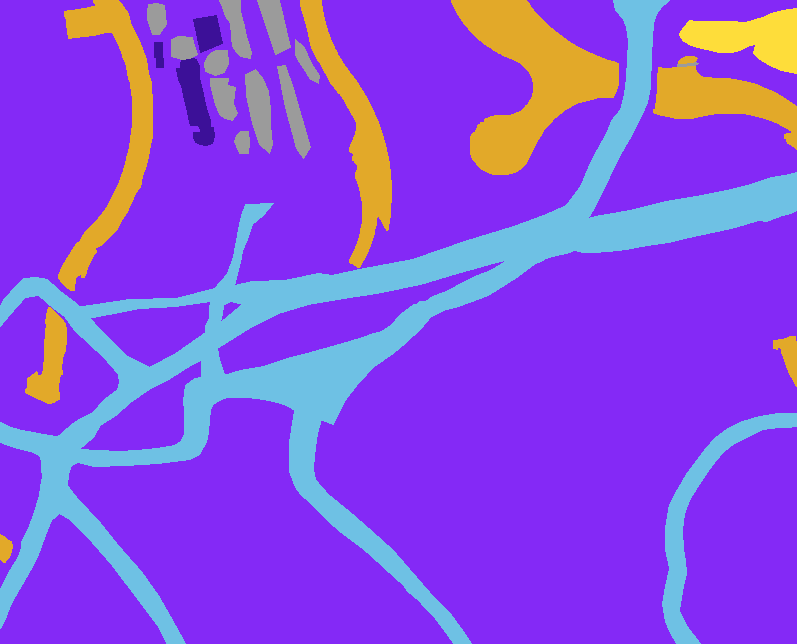
#> input picture 20230215/【D2】迪拜卫星航拍多类别语义分割/【A】数据集预处理/1.png, 797 x 644 px; the run also reads 1 picture not shown here
$ jupyter execute --allow-errors '1.数据集预处理.ipynb'   (shell and % lines are left out)
#> lines starting #> are read from the running program, lines starting #| are printed output that depends on the picture
# 多类别语义分割数据集预处理

同济子豪兄 2023-2-13

## 导入工具包

[cell 1]
import os

import numpy as np
import cv2

from tqdm import tqdm

import matplotlib.pyplot as plt

[cell 2]
os.getcwd()

## 可视化原始语义分割标注图像

[cell 3]
PATH_MASKS = 'masks-old'

[cell 4]
# n行n列可视化
n = 8

# 标注区域透明度
opacity = 0.8

fig, axes = plt.subplots(nrows=n, ncols=n, sharex=True, figsize=(16,16))

#> (the rest of this cell did not finish here and is left out)

## 载入语义分割标注图片（三通道彩图）

[cell 5]
img = cv2.imread('1.png')
#> img is the input picture: shape (644, 797, 3); mean B, G, R 225.3, 74.9, 136.6

[cell 6]
img.shape
#> Out = (644, 797, 3)

[cell 7]
img[0,:,:].shape
#> Out = (797, 3)

[cell 8]
img[0,:,:]
#> Out = 797 rows, first 8: [246, 41, 132], [246, 41, 132], [246, 41, 132], [246, 41, 132], [246, 41, 132], [246, 41, 132], [246, 41, 132], [246, 41, 132]

## 类别、ID、颜色对应关系

| 类别编号 | 类别名称   | R    | G    | B    | HEX     |
| -------- | ---------- | ---- | ---- | ---- | ------- |
| 0        | Land       | 246  | 41   | 132  | #8429F6 |
| 1        | Road       | 110  | 193  | 228  | #6EC1E4 |
| 2        | Building   | 60   | 16   | 152  | #3C1098 |
| 3        | Vegetation | 254  | 221  | 58   | #FEDD3A |
| 4        | Water      | 226  | 169  | 41   | #E2A929 |
| 5        | Unlabeled  | 155  | 155  | 155  | #9B9B9B |

[cell 9]
palette_list = [
    ['Land', [132,41,246]],
    ['Road', [228,193,110]],
    ['Building', [152,16,60]],
    ['Vegetation', [58,221,254]],
    ['Water', [41,169,226]],
    ['Unlabeled', [155,155,155]]
]

[cell 10]
mask = np.zeros(img.shape[:2])
for idx, each in enumerate(palette_list): # 遍历每个类别
    COLOR = each[1]
    mask_class = np.where(np.all(img == COLOR, axis=-1)) # 找到该类别区域
    mask[mask_class] = idx # 将该类别区域设为整数ID
#> this loop made 6 passes
#> mask_class on passes 1 to 6: (empty array, empty array), 73093 positions, rows 0 to 643, columns 0 to 796, 2779 positions, rows 15 to 145, columns 154 to 222, 4377 positions, rows 8 to 73, columns 679 to 796, 36569 positions, rows 0 to 562, columns 0 to 796, 7920 positions, rows 0 to 158, columns 147 to 698
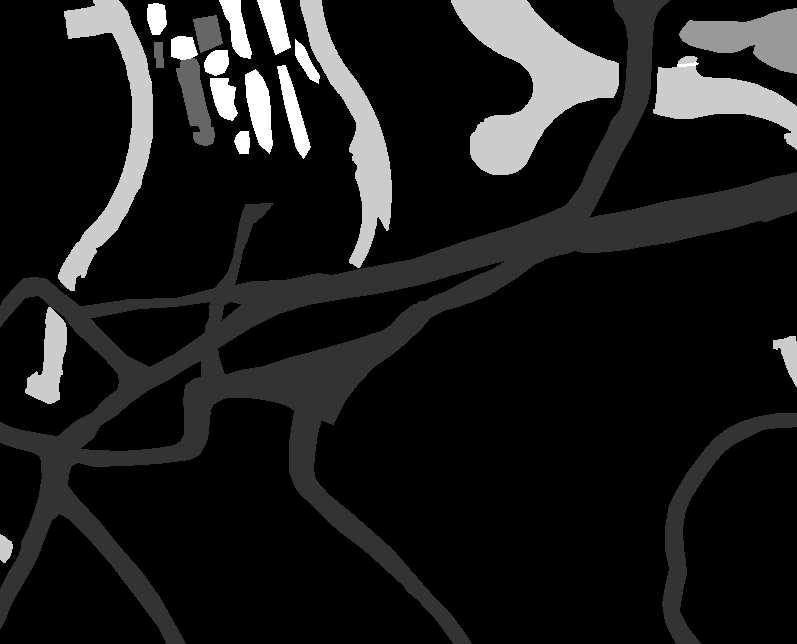
#> mask: shape (644, 797) float64; min 0, max 5, mean 0.541; drawn with min black and max white

## 获得单通道语义分割标注图片

[cell 11]
mask.shape
#> Out = (644, 797)

[cell 12]
np.unique(mask)
#> Out = [0, 1, 2, 3, 4, 5]

[cell 13]
plt.imshow(mask)
plt.show()

## 保存单通道语义分割标注图为png图片

[cell 14]
cv2.imwrite('mask.png', mask)
#> Out = True

## 载入png图片，可视化

[cell 15]
mask_new = cv2.imread('mask.png')
#> mask_new: shape (644, 797, 3); min 0, max 5, mean 0.541

[cell 16]
np.unique(mask_new)
#> Out = [0, 1, 2, 3, 4, 5]

[cell 17]
plt.imshow(mask_new*50)
plt.show()

## 定义函数

[cell 18]
def channel_3to1(img_path):
#> called with img_path = '1.png'
    img = cv2.imread(img_path)
    mask = np.zeros(img.shape[:2])
    for idx, each in enumerate(palette_list): # 遍历每个类别
        COLOR = each[1]
        mask_class = np.where(np.all(img == COLOR, axis=-1)) # 找到该类别区域
        mask[mask_class] = idx # 将该类别区域设为整数ID
    return mask
